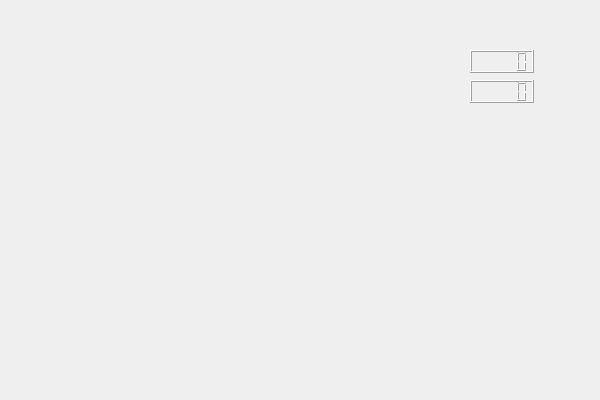
<?xml version="1.0" encoding="UTF-8"?>
<ui version="4.0">
 <class>QPainterWidgetClass</class>
 <widget class="QWidget" name="QPainterWidgetClass">
  <property name="geometry">
   <rect>
    <x>0</x>
    <y>0</y>
    <width>600</width>
    <height>400</height>
   </rect>
  </property>
  <property name="windowTitle">
   <string>QPainterWidget</string>
  </property>
  <widget class="QLabel" name="labelImage">
   <property name="geometry">
    <rect>
     <x>10</x>
     <y>10</y>
     <width>581</width>
     <height>381</height>
    </rect>
   </property>
   <property name="text">
    <string/>
   </property>
  </widget>
  <widget class="QLCDNumber" name="lcdNumberX">
   <property name="geometry">
    <rect>
     <x>470</x>
     <y>50</y>
     <width>64</width>
     <height>23</height>
    </rect>
   </property>
  </widget>
  <widget class="QLCDNumber" name="lcdNumberY">
   <property name="geometry">
    <rect>
     <x>470</x>
     <y>80</y>
     <width>64</width>
     <height>23</height>
    </rect>
   </property>
  </widget>
 </widget>
 <layoutdefault spacing="6" margin="11"/>
 <resources/>
 <connections/>
</ui>
